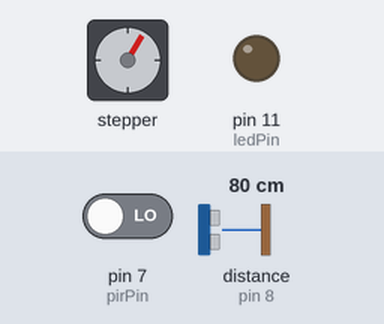
Bench run of a sketch on a simulated Arduino Uno, built with avr-gcc and run on an emulated ATmega328P. Shown: stepper motor, output pins drawn as LEDs (lit = HIGH). Wiring (inferred from the names in the program): ultrasonic range finder: trigger pin 9; echo pin 8. The test bench sets the inputs (shaded band); at power-on: distance to the obstacle (sensor on pin 8) 80 cm, pin 7 (pirPin) LOW. The echo pulse lasts 58.3 µs per cm; stepper angles assume 2048 steps per turn; pins used as bus, display or sensor lines are not drawn.

Above: at 8.8 s.
8.9 s: distance to the obstacle (sensor on pin 8) set to 65 cm
At 16.0 s:
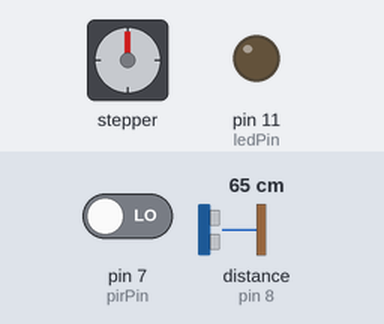
17.3 s: distance to the obstacle (sensor on pin 8) set to 56 cm
At 17.56 s:
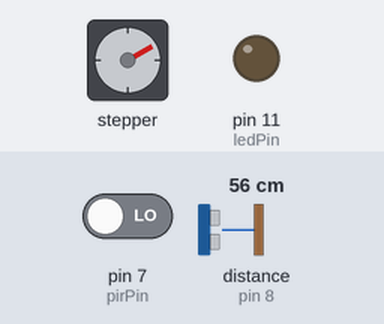
At 24.6 s:
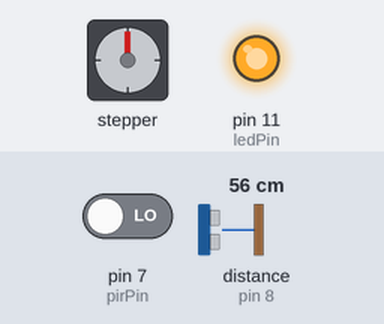
26.8 s: pin 7 (pirPin) driven HIGH
Timing chart, 0 to 40.8 s (numbered marks = the images above; inputs shaded):
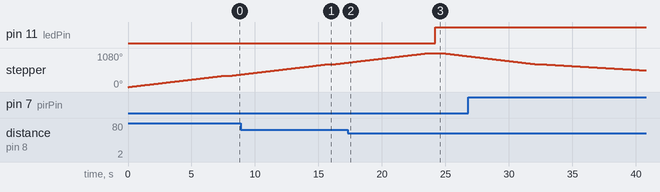

The sketch:

carrinho01.ino
```cpp
#include <Arduino.h>
#include <Stepper.h>

const int trigPin = 9;  // Pino do sensor ultrassônico
const int echoPin = 8;  // Pino do sensor ultrassônico
const int ledPin = 11;  // Pino do LED
const int pirPin = 7;   // Pino do sensor PIR

const int stepsPerRevolution = 2048;  // Passos por revolução do motor de passo
Stepper stepperName = Stepper(stepsPerRevolution, 2, 3, 4, 5);

long duration;
int distance;
bool reverseMode = false;
int stepsMoved = 0;
bool motionDetected = false;

void setup() {
  pinMode(trigPin, OUTPUT);
  pinMode(echoPin, INPUT);
  pinMode(ledPin, OUTPUT);
  pinMode(pirPin, INPUT);
  stepperName.setSpeed(8);
}

void loop() {
  digitalWrite(trigPin, LOW);
  delayMicroseconds(2);
  digitalWrite(trigPin, HIGH);
  delayMicroseconds(10);
  digitalWrite(trigPin, LOW);
  duration = pulseIn(echoPin, HIGH);
  distance = duration * 0.0034 / 2;

  motionDetected = digitalRead(pirPin);

  if (motionDetected) {
    stepperName.setSpeed(4);  // Reduz a velocidade se houver movimento
  } else {
    stepperName.setSpeed(8);  // Velocidade normal
  }

  if (!reverseMode) {
    if (distance <= 5) {
      digitalWrite(ledPin, HIGH);
      reverseMode = true;  // Ativa o modo reverso
    } else {
      digitalWrite(ledPin, LOW);
      stepperName.step(stepsPerRevolution);
      stepsMoved += stepsPerRevolution;  // Armazena a distância percorrida
    }
  } else {
    if (stepsMoved > 0) {
      stepperName.step(-stepsPerRevolution);
      stepsMoved -= stepsPerRevolution;
    } else {
      digitalWrite(ledPin, LOW);  // Desliga o LED
      while (true);  // Para o programa
    }
  }
  delay(500);
}
```

Measured:
- the behaviour switches between 61 and 60 cm on distance to the obstacle (sensor on pin 8) (found by bisection; images 1 and 2)
- after the input at 17.3 s, pin 11 (ledPin): LOW → HIGH after 6.9 s
